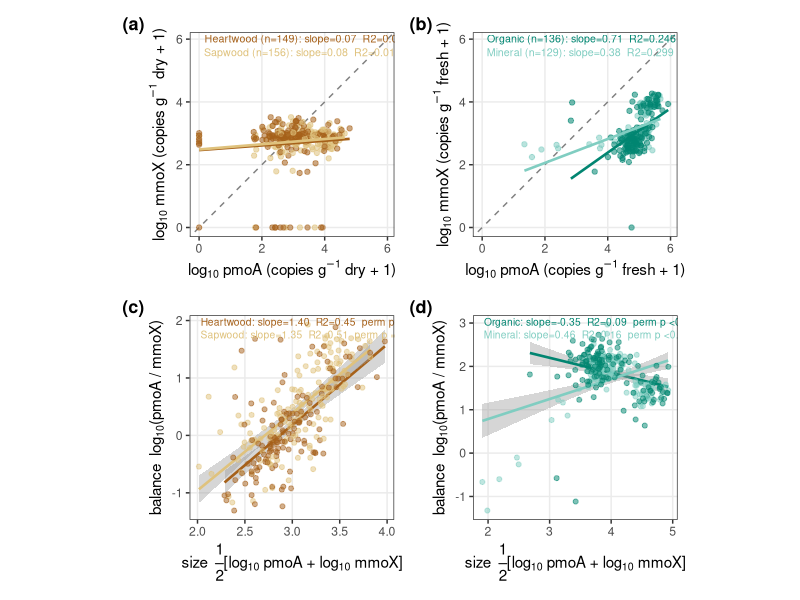

Reproduce this figure in R.
# ==============================================================================
# REVISION — S10: pmoA/mmoX coupling & composition, WOOD (focus) vs SOIL (contrast).
# Tree-focused; four compartments (BrBG palette): Heartwood, Sapwood (wood) /
# Organic, Mineral (soil), each with its own fit.
#   (a) Wood decoupling: pmoA vs mmoX (heartwood/sapwood) — no co-variation (r2~0).
#   (b) Soil decoupling: pmoA vs mmoX (organic/mineral) — co-vary.
#   (c) Wood composition: balance log(pmoA/mmoX) vs size 1/2[log pmoA + log mmoX],
#       heartwood/sapwood with individual fits + independence permutation.
#   (d) Soil composition: same axes for organic/mineral.
#       PERMUTATION NULL: shuffle pmoA and mmoX INDEPENDENTLY across samples (preserves
#       each gene's marginal, breaks within-sample pairing), recompute the balance-size
#       slope; two-sided p = deviation from that null. This controls the built-in
#       balance-vs-size geometry (a steep slope is mechanically expected when one gene
#       has restricted variance). WOOD matches the null (perm p 0.47/0.32) -> the ~1.4
#       slope IS that mechanical expectation (mmoX = fixed low background, pmoA carries
#       the variance), NOT co-regulation. SOIL deviates (perm p < 0.001) -> real coupling.
#
# UNITS: copies g^-1 (= copies/uL x elution/mass). BASIS DIFFERS BY MATERIAL: WOOD tube
#   mass is a subsample of freeze-dried core -> DRY; SOIL has no per-sample dry mass or
#   moisture -> FIELD-MOIST -> FRESH (labeled as such; dry-basis harmonization pending).
#   Conclusions basis-invariant (ratio/slope-based; per-sample mass scalar cancels) and
#   normalization-robust (within-habitat mass CV 3-4%). Do NOT pool wood+soil (cross-
#   habitat CV 44%); habitats kept separate. Balances/ratios are unit-invariant.
# NONDETECTS: kept via log10(x+1) in the decoupling panels (wood ND 3-5%, soil 0%).
#   Composition panels need both genes detected (ratio undefined at a zero) -> complete-case.
# NOTE size axis = geometric-mean center (the 1/2 is the Bland-Altman mean); NOT the
#   arithmetic-sum "total abundance" used elsewhere.
# Absolute axes subject to pending x10 (DILUTION_10X); ratios/slopes are not.
# NEW file; original S10 generator untouched. Output: outputs/revision/figS10_final.png
# ==============================================================================
suppressPackageStartupMessages({ library(tidyverse); library(patchwork) })
out <- "outputs/revision"; dir.create(out, showWarnings = FALSE, recursive = TRUE)
E <- 75; DILUTION_10X <- 1
COMP4 <- c(Heartwood = "#a6611a", Sapwood = "#dfc27d", Organic = "#018571", Mineral = "#80cdc1")
WOODC <- c("Heartwood", "Sapwood"); SOILC <- c("Organic", "Mineral")

d0 <- read.csv("data/compiled/ddpcr_gene_abundances.csv") %>%
  filter(analysis_type == "loose", target_gene %in% c("pmoa", "mmox"))
meta <- d0 %>% group_by(sample_id) %>%
  summarise(material = first(material), core_type = first(core_type), mass = first(sample_mass_mg), .groups = "drop")
W <- d0 %>% select(sample_id, target_gene, conc = concentration_copies_per_uL, pos = positives) %>%
  pivot_wider(names_from = target_gene, values_from = c(conc, pos)) %>%
  left_join(meta, by = "sample_id") %>%
  filter(material %in% c("Wood", "Soil"), !is.na(mass), mass > 0) %>%
  mutate(comp = factor(recode(core_type, Inner = "Heartwood", Outer = "Sapwood"), levels = names(COMP4)),
         cg = E / (mass/1000) * DILUTION_10X) %>%
  filter(!is.na(comp))

# ---- decoupling data: keep nondetects, +1, copies/g --------------------------
dec <- W %>% mutate(pmoa_g = ifelse(is.na(conc_pmoa), 0, conc_pmoa) * cg,
                    mmox_g = ifelse(is.na(conc_mmox), 0, conc_mmox) * cg,
                    lp1 = log10(pmoa_g + 1), lm1 = log10(mmox_g + 1))
lim <- range(c(dec$lp1, dec$lm1))
decstat <- dec %>% group_by(comp) %>%
  summarise(slope = coef(lm(lm1 ~ lp1))[2], r2 = cor(lp1, lm1)^2,
            p = summary(lm(lm1 ~ lp1))$coef[2, 4], n = n(), .groups = "drop")

# ---- composition data: complete-case (both detected), copies/g ---------------
cc <- W %>% filter(pos_pmoa > 0, pos_mmox > 0, !is.na(conc_pmoa), !is.na(conc_mmox)) %>%
  mutate(lp = log10(conc_pmoa * cg), lmm = log10(conc_mmox * cg), size = 0.5*(lp + lmm), bal = lp - lmm)
set.seed(1)
compstat <- lapply(names(COMP4), function(k) {
  s <- cc %>% filter(comp == k); m0 <- stats::lm(bal ~ size, s); o <- unname(coef(m0)[2])
  nul <- replicate(3000, { p <- sample(s$lp); m <- sample(s$lmm); coef(stats::lm((p - m) ~ I(0.5*(p + m))))[2] })
  permp <- min(1, 2 * min(mean(nul >= o), mean(nul <= o)))  # two-sided: deviation from independence
  data.frame(comp = k, slope = o, r2 = summary(m0)$r.squared, p = summary(m0)$coef[2, 4], permp = permp, n = nrow(s))
}) %>% bind_rows()

th <- theme_bw(base_size = 11) +
  theme(aspect.ratio = 1, panel.grid.minor = element_blank())
fmtp <- function(p) ifelse(p < 0.001, "<0.001", sprintf("=%.2f", p))
fmtr <- function(r) ifelse(r < 0.001, "<0.001", sprintf("=%.3f", r))
permlab <- function(p) ifelse(p < 0.001, "<0.001", sprintf("=%.2f", p))

# ---- (a),(b) decoupling by compartment ---------------------------------------
decouple_panel <- function(comps, basis) {
  dd <- dec %>% filter(comp %in% comps)
  p <- ggplot(dd, aes(lp1, lm1, color = comp)) +
    geom_abline(slope = 1, intercept = 0, linetype = "dashed", color = "grey50") +
    geom_point(alpha = 0.55, size = 1.5) +
    geom_smooth(method = "lm", formula = y~x, se = FALSE, linewidth = 0.9) +
    scale_color_manual(values = COMP4[comps], name = NULL)
  for (i in seq_along(comps)) {
    k <- comps[i]; r <- decstat[decstat$comp == k, ]
    p <- p + annotate("text", x = -Inf, y = Inf, hjust = -0.06, vjust = 1.3 + (i-1)*1.7, size = 2.7, color = COMP4[[k]],
                      label = sprintf("%s (n=%d): slope=%.2f  R2%s  p%s", k, r$n, r$slope, fmtr(r$r2), fmtp(r$p)))
  }
  p + coord_fixed(ratio = 1, xlim = lim, ylim = lim) +
    labs(x = bquote(log[10]~"pmoA (copies g"^-1*" "*.(basis)*" + 1)"),
         y = bquote(log[10]~"mmoX (copies g"^-1*" "*.(basis)*" + 1)")) + th + theme(legend.position = "none")
}
pa <- decouple_panel(WOODC, "dry"); pb <- decouple_panel(SOILC, "fresh")

# ---- (c),(d) composition by compartment --------------------------------------
comp_panel <- function(comps) {
  d <- cc %>% filter(comp %in% comps); st <- compstat %>% filter(comp %in% comps)
  p <- ggplot(d, aes(size, bal, color = comp)) +
    geom_smooth(method = "lm", formula = y~x, se = TRUE, linewidth = 0.9) +
    geom_point(alpha = 0.5, size = 1.4) +
    scale_color_manual(values = COMP4[comps], name = NULL)
  for (i in seq_len(nrow(st))) {
    r <- st[i, ]
    p <- p + annotate("text", x = -Inf, y = Inf, hjust = -0.05, vjust = 1.3 + (i-1)*1.6, size = 2.6, color = COMP4[[r$comp]],
                      label = sprintf("%s: slope=%.2f  R2=%.2f  perm p %s", r$comp, r$slope, r$r2, permlab(r$permp)))
  }
  p + labs(x = expression("size  "*frac(1,2)*"[log"[10]*" pmoA + log"[10]*" mmoX]"),
           y = expression("balance  log"[10]*"(pmoA / mmoX)")) + th + theme(legend.position = "none")
}
pc <- comp_panel(WOODC); pd <- comp_panel(SOILC)

fig <- (pa | pb) / (pc | pd) +
  plot_annotation(tag_levels = "a", tag_prefix = "(", tag_suffix = ")") &
  theme(plot.tag = element_text(face = "bold", size = 13))
ggsave(file.path(out, "figS10_final.png"), fig, width = 9.4, height = 9.4, dpi = 300, bg = "white")
print(decstat); print(compstat[, c("comp","slope","r2","permp","n")])
cat("Wrote figS10_final.png\n")
